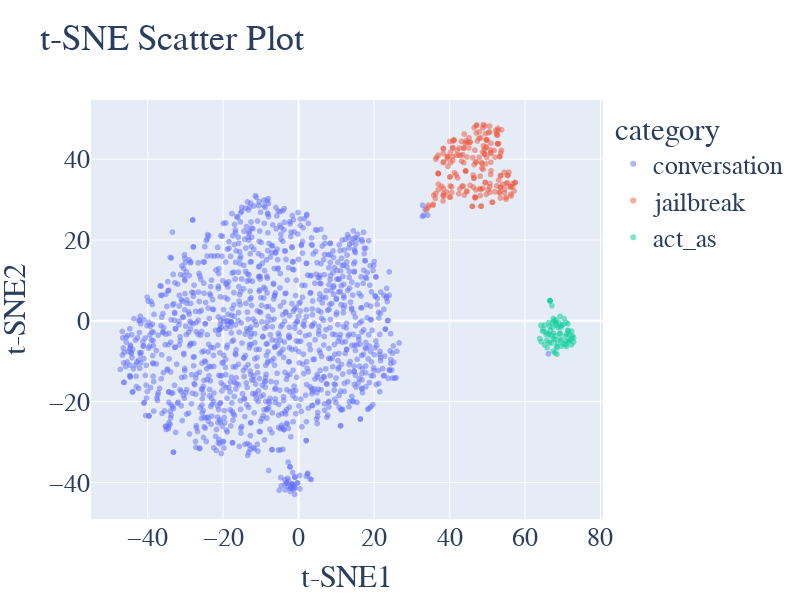

Notebook source saved alongside this figure:
### Code cell
fig = px.scatter(df_tsne, x='TSNE1', y='TSNE2', color='category', opacity=0.5, title='PromptSentinel-Unbalanced-Paraphrase-v1', 
                 labels={'TSNE1': 't-SNE1', 'TSNE2': 't-SNE2'},
                 width=800, height=600)
fig.update_layout(font=dict(family='Times New Roman', size=26))
fig.show()

### Figure 1 — Plotly figure (JSON) as saved in the notebook; plotly's stock layout.template omitted (floating-point values rounded to 4 significant figures; data arrays with more than 128 entries replaced by an {"elided": "..."} marker saying what was removed)
{"data": [{"hovertemplate": "category=conversation<br>t-SNE1=%{x}<br>t-SNE2=%{y}<extra></extra>", "legendgroup": "conversation", "marker": {"color": "#636efa", "opacity": 0.5, "symbol": "circle"}, "mode": "markers", "name": "conversation", "showlegend": true, "type": "scattergl", "x": {"elided": "1312 float values"}, "xaxis": "x", "y": {"elided": "1312 float values"}, "yaxis": "y"}, {"hovertemplate": "category=jailbreak<br>t-SNE1=%{x}<br>t-SNE2=%{y}<extra></extra>", "legendgroup": "jailbreak", "marker": {"color": "#EF553B", "opacity": 0.5, "symbol": "circle"}, "mode": "markers", "name": "jailbreak", "showlegend": true, "type": "scattergl", "x": {"elided": "199 float values"}, "xaxis": "x", "y": {"elided": "199 float values"}, "yaxis": "y"}, {"hovertemplate": "category=act_as<br>t-SNE1=%{x}<br>t-SNE2=%{y}<extra></extra>", "legendgroup": "act_as", "marker": {"color": "#00cc96", "opacity": 0.5, "symbol": "circle"}, "mode": "markers", "name": "act_as", "showlegend": true, "type": "scattergl", "x": [66.31, 70.8, 71.33, 66.87, 69.5, 71.78, 69.68, 68.57, 72.36, 70.99, 72.87, 68.5, 67.51, 72.89, 66.63, 67.92, 68.24, 67.52, 65.89, 64.65, 64.27, 68.47, 69.59, 69.37, 65.59, 65.59, 71.11, 72.26, 71.52, 67.13, 65.76, 69.29, 72.32, 71.51, 70.77, 70.7, 66.26, 66.42, 66.91, 70.87, 70.37, 67.64, 67.29, 65.17, 66.45, 68.3, 70.07, 69.27, 66.75, 71.75, 72.59, 66.6, 66.63, 68.09, 68.91, 67.25, 68.21, 68.2, 67.49, 64.23, 71.37, 64.79, 65.21, 63.87, 67.48, 67.94, 69.99, 69.5, 69.19, 68.75], "xaxis": "x", "y": [-3.377, -5.919, -2.33, -3.655, -4.869, -4.822, -6.3, -5.607, -2.565, -6.367, -5.252, -6.706, -4.426, -4.203, 4.957, -4.713, -1.115, -3.048, -6.692, -2.603, -5.19, -8.283, -1.169, -3.107, -2.841, -3.383, -3.323, -4.523, -2.501, 3.733, -4.785, -4.437, -5.973, -5.115, -4.999, -3.783, -0.4466, -5.408, -5.515, -0.4292, 0.5334, 0.01641, -0.5104, -1.048, -1.369, -6.306, -5.681, 1.138, -2.429, -3.525, -3.674, 5.016, 4.9, -3.692, -0.3765, -1.58, -0.5741, 0.2739, 0.5698, -1.131, -0.7797, -2.058, -5.98, -4.39, -7.477, -7.926, -1.0, -1.623, -3.125, -1.688], "yaxis": "y"}], "layout": {"font": {"family": "Times New Roman", "size": 26}, "height": 600, "legend": {"title": {"text": "category"}, "tracegroupgap": 0}, "title": {"text": "t-SNE Scatter Plot"}, "width": 800, "xaxis": {"anchor": "y", "domain": [0, 1], "title": {"text": "t-SNE1"}}, "yaxis": {"anchor": "x", "domain": [0, 1], "title": {"text": "t-SNE2"}}}}
